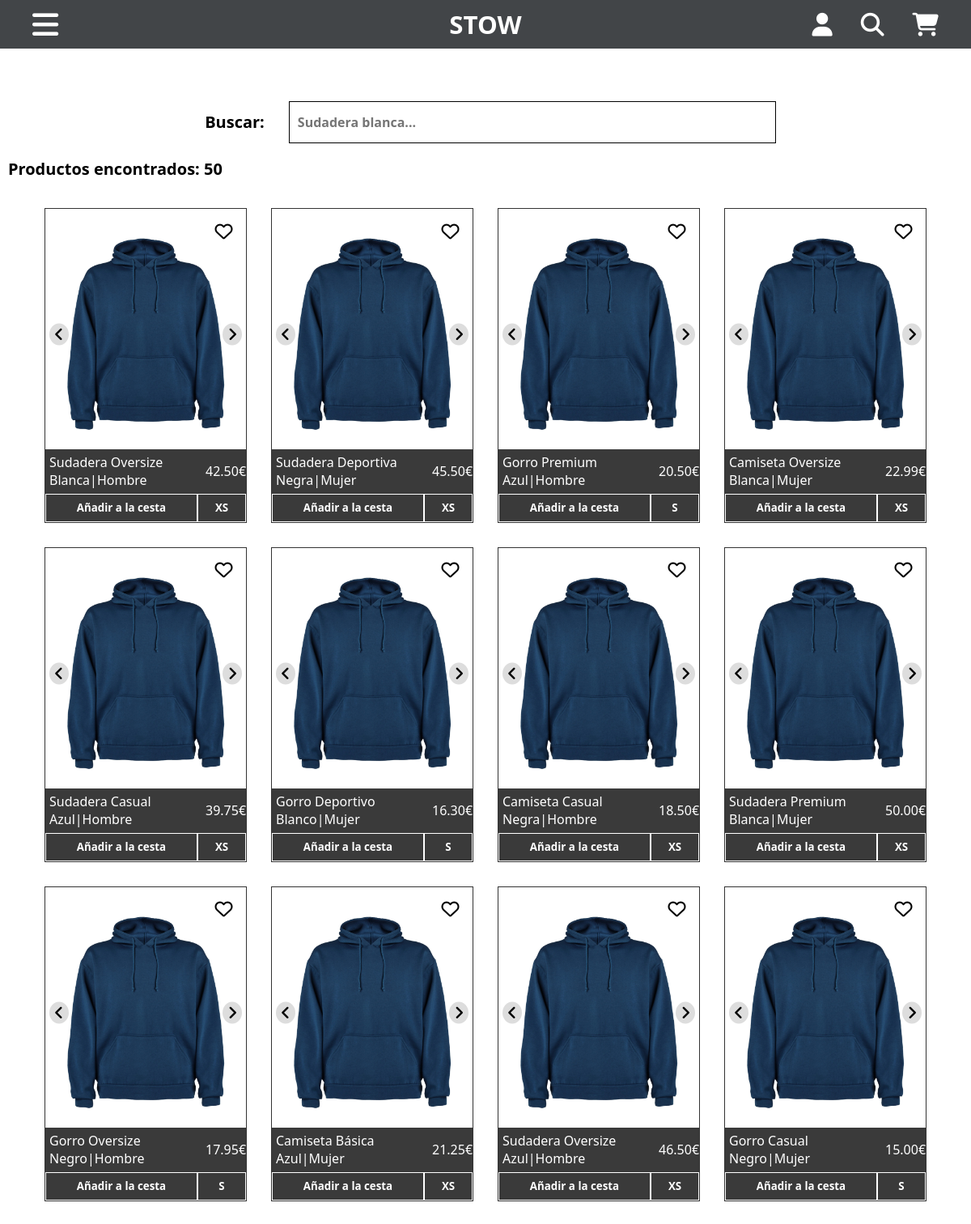
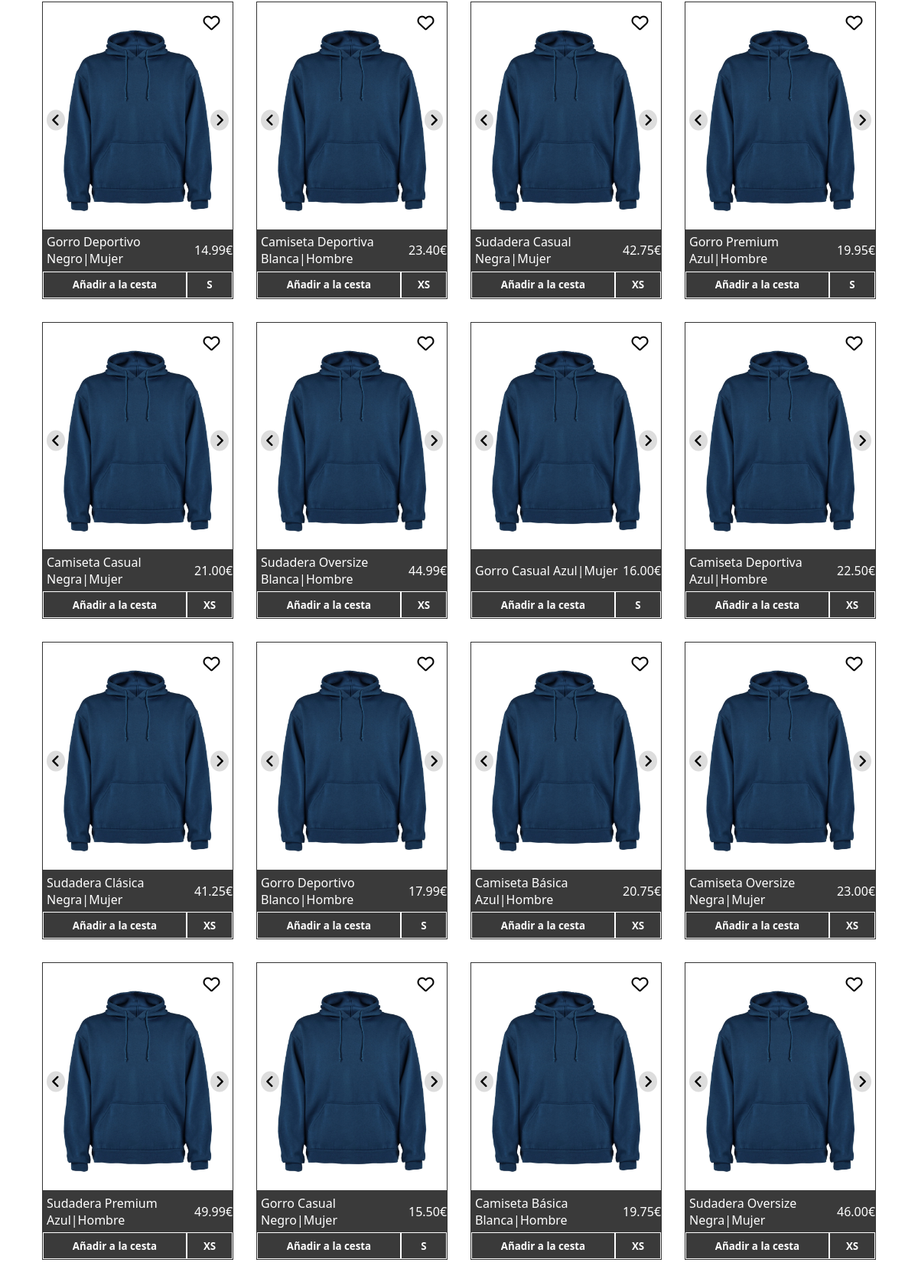
The page /productos.php (upper part) on the database its author committed (2 pictures, top to bottom).
### tables this page shows
CREATE TABLE Productos (
    ID VARCHAR(10) PRIMARY KEY,
    Nombre VARCHAR(255),
    Sexo VARCHAR(10),
    Color VARCHAR(25),
    ClaseProducto VARCHAR(20),
    Stock VARCHAR(255),
    Precio DECIMAL(10, 2),
    Imagenes TEXT, 
    activo INT DEFAULT 1
);

### productos.php (the view, shortened to what this page needs)
<?php
require_once("./partials/header.php");
try {
    if (!empty($_GET['tipo'])) {
        $statement = $conne->prepare("SELECT * FROM Productos WHERE LOWER(Sexo) = LOWER(:sexo) AND LOWER(ClaseProducto) = LOWER(:tipo) AND activo = 1");
        $statement->bindParam(":sexo", $_GET["sexo"]);
        $statement->bindParam(":tipo", $_GET["tipo"]);
        $statement->execute();
        $productos = $statement->fetchAll(PDO::FETCH_ASSOC);
    } else if (!empty($_GET['sexo'])) {
        $statement = $conne->prepare("SELECT * FROM Productos WHERE Sexo = :sexo AND activo = 1");
        $statement->bindParam(":sexo", $_GET["sexo"]);
        $statement->execute();
        $productos = $statement->fetchAll(PDO::FETCH_ASSOC);
    } else if (!empty($_GET['search'])) {
        require_once "./search.php";
    } else {
        $statement = $conne->prepare("SELECT * FROM Productos where activo = 1");
        $statement->execute();
        $productos = $statement->fetchAll(PDO::FETCH_ASSOC);
    }
} catch (PDOException $e) {
    echo "Error: " . $e->getMessage();
}
?>
<link rel="stylesheet" href="./css/productos.css">
<main>
    <div class="barra-busqueda">
        <p>Buscar: </p>
        <form action="./productos">
            <input type="text" name="search" placeholder="Sudadera blanca..." value="<?= !empty($_GET['search']) ? $_GET['search'] : "" ?>">
        </form>
    </div>
    <p class="productos-encontrados">Productos encontrados: <?= count($productos) ?></p>
    <div class="productos">
        <?php
        foreach ($productos as $producto) { ?>
            <div class="producto" data-id="<?= $producto['ID'] ?>">
                <span class="fa-layers fa-fw">
                    <i class="fa-regular fa-heart"></i>
                </span>
                <div class="imagenes">
                    <i class="fa-solid fa-angle-right"></i>
                    <div class="carrousel">
                        <?php
                        $imagenes = explode(",", $producto['Imagenes']);
                        foreach ($imagenes as $imagen) { ?>
                            <img src="./img/<?= trim($imagen) ?>">
                        <?php }
                        ?>
                    </div>
                    <i class="fa-solid fa-angle-left"></i>
                </div>
                <div class="detalle-producto">
                    <div class="info-producto">
                        <p class="nombre"><?= $producto["Nombre"] . "|" . $producto["Sexo"] ?></p>
                        <p class="precio"><?= $producto["Precio"] ?>€</p>
                    </div>
                    <div class="comprar">
                        <button class="anadirCesta">Añadir a la cesta</button>
                        <select class="tallaProducto" name="talla">
                            <?php
                            $tallas = explode(",", $producto['Stock']);
                            foreach ($tallas as $talla) {
                                $partes = explode(":", $talla); ?>
                                <option data-stock="<?= $partes[1] ?>" class="notranslate" value="<?= $partes[0] ?>" <?= $partes[1] == 0 ? "disabled" : "" ?>><?= trim($partes[0]) ?></option>
                            <?php  }
                            ?>
                        </select>
                    </div>
                </div>
            </div>
        <?php }
        ?>
    </div>
</main>
<?php include_once("./partials/footer.php");
?>

### partials/header.php (shortened to what this page needs)
<!DOCTYPE html>
<html lang="es">
<head>
    <link rel="stylesheet" href="./css/header.css">
    <link rel="stylesheet" href="./css/reset.css">
    <link rel="stylesheet" href="./css/common.css">
</head>
<body>
    <header>
        <i class="fa-solid fa-bars" data-menu="menu-izquierdo"></i>
        <div class="central">
            <a class="notranslate" href="./">STOW</a>
        </div>
        <nav>
            <i class="fa-solid fa-user" data-menu="usuario"></i>
            <i class="fa-solid fa-search" data-menu="busqueda"></i>
            <i class="fa-solid fa-shopping-cart" data-menu="carrito"></i>
        </nav>
    </header>

### partials/footer.php (shortened to what this page needs)
    <link rel="stylesheet" href="./css/footer.css">
</body>
</html>

### rows shown on the page
productos: Nombre "Sudadera Oversize Blanca", Sexo "Hombre", Precio "42.50", talla "XS"
productos: Nombre "Sudadera Deportiva Negra", Sexo "Mujer", Precio "45.50", talla "XS"
productos: Nombre "Gorro Premium Azul", Sexo "Hombre", Precio "20.50", talla "S"
productos: Nombre "Camiseta Oversize Blanca", Sexo "Mujer", Precio "22.99", talla "XS"
productos: Nombre "Sudadera Casual Azul", Sexo "Hombre", Precio "39.75", talla "XS"
productos: Nombre "Gorro Deportivo Blanco", Sexo "Mujer", Precio "16.30", talla "S"
productos: Nombre "Camiseta Casual Negra", Sexo "Hombre", Precio "18.50", talla "XS"
productos: Nombre "Sudadera Premium Blanca", Sexo "Mujer", Precio "50.00", talla "XS"
productos: Nombre "Gorro Oversize Negro", Sexo "Hombre", Precio "17.95", talla "S"
productos: Nombre "Camiseta Básica Azul", Sexo "Mujer", Precio "21.25", talla "XS"
productos: Nombre "Sudadera Oversize Azul", Sexo "Hombre", Precio "46.50", talla "XS"
productos: Nombre "Gorro Casual Negro", Sexo "Mujer", Precio "15.00", talla "S"
productos: Nombre "Gorro Deportivo Negro", Sexo "Mujer", Precio "14.99", talla "S"
productos: Nombre "Camiseta Deportiva Blanca", Sexo "Hombre", Precio "23.40", talla "XS"
productos: Nombre "Sudadera Casual Negra", Sexo "Mujer", Precio "42.75", talla "XS"
productos: Nombre "Gorro Premium Azul", Sexo "Hombre", Precio "19.95", talla "S"
productos: Nombre "Camiseta Casual Negra", Sexo "Mujer", Precio "21.00", talla "XS"
productos: Nombre "Sudadera Oversize Blanca", Sexo "Hombre", Precio "44.99", talla "XS"
productos: Nombre "Gorro Casual Azul", Sexo "Mujer", Precio "16.00", talla "S"
productos: Nombre "Camiseta Deportiva Azul", Sexo "Hombre", Precio "22.50", talla "XS"
productos: Nombre "Sudadera Clásica Negra", Sexo "Mujer", Precio "41.25", talla "XS"
productos: Nombre "Gorro Deportivo Blanco", Sexo "Hombre", Precio "17.99", talla "S"
productos: Nombre "Camiseta Básica Azul", Sexo "Hombre", Precio "20.75", talla "XS"
productos: Nombre "Camiseta Oversize Negra", Sexo "Mujer", Precio "23.00", talla "XS"
productos: Nombre "Sudadera Premium Azul", Sexo "Hombre", Precio "49.99", talla "XS"
productos: Nombre "Gorro Casual Negro", Sexo "Mujer", Precio "15.50", talla "S"
productos: Nombre "Camiseta Básica Blanca", Sexo "Hombre", Precio "19.75", talla "XS"
productos: Nombre "Sudadera Oversize Negra", Sexo "Mujer", Precio "46.00", talla "XS"

### other values the page prints
count($productos) "50"
